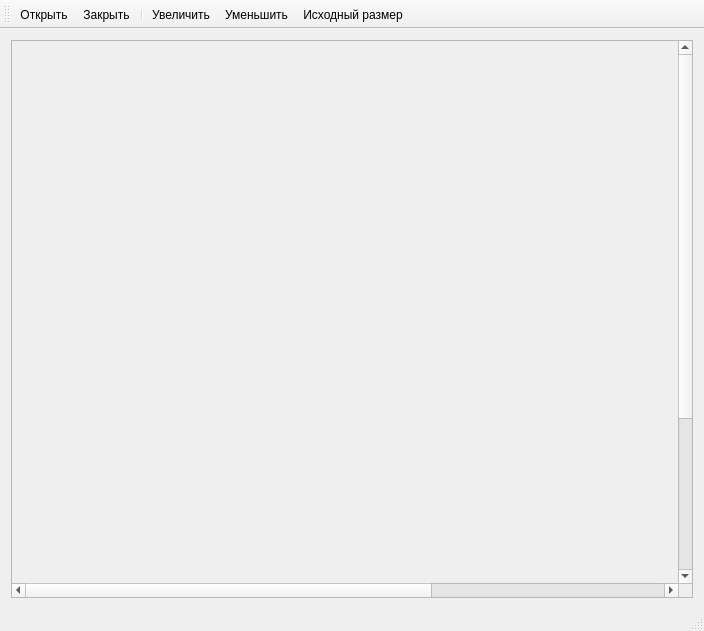
<?xml version="1.0" encoding="UTF-8"?>
<ui version="4.0">
 <class>MainWindow</class>
 <widget class="QMainWindow" name="MainWindow">
  <property name="geometry">
   <rect>
    <x>0</x>
    <y>0</y>
    <width>704</width>
    <height>631</height>
   </rect>
  </property>
  <property name="windowTitle">
   <string>Просмотр изображений</string>
  </property>
  <property name="windowIcon">
   <iconset resource="resourse.qrc">
    <normaloff>:/resourse/img/mainIcon.png</normaloff>:/resourse/img/mainIcon.png</iconset>
  </property>
  <widget class="QWidget" name="centralWidget">
   <layout class="QVBoxLayout" name="verticalLayout">
    <item>
     <widget class="QScrollArea" name="scrollArea">
      <property name="sizePolicy">
       <sizepolicy hsizetype="Preferred" vsizetype="Preferred">
        <horstretch>0</horstretch>
        <verstretch>0</verstretch>
       </sizepolicy>
      </property>
      <property name="minimumSize">
       <size>
        <width>0</width>
        <height>0</height>
       </size>
      </property>
      <property name="sizeAdjustPolicy">
       <enum>QAbstractScrollArea::AdjustIgnored</enum>
      </property>
      <property name="widgetResizable">
       <bool>false</bool>
      </property>
      <widget class="QWidget" name="scrollAreaWidgetContents">
       <property name="geometry">
        <rect>
         <x>0</x>
         <y>0</y>
         <width>1049</width>
         <height>766</height>
        </rect>
       </property>
       <property name="sizePolicy">
        <sizepolicy hsizetype="Ignored" vsizetype="Ignored">
         <horstretch>0</horstretch>
         <verstretch>0</verstretch>
        </sizepolicy>
       </property>
       <layout class="QVBoxLayout" name="verticalLayout_2">
        <item>
         <widget class="ScaledLabel" name="label">
          <property name="sizePolicy">
           <sizepolicy hsizetype="Preferred" vsizetype="Preferred">
            <horstretch>0</horstretch>
            <verstretch>0</verstretch>
           </sizepolicy>
          </property>
          <property name="text">
           <string/>
          </property>
         </widget>
        </item>
       </layout>
      </widget>
     </widget>
    </item>
   </layout>
  </widget>
  <widget class="QToolBar" name="mainToolBar">
   <property name="mouseTracking">
    <bool>false</bool>
   </property>
   <property name="iconSize">
    <size>
     <width>40</width>
     <height>40</height>
    </size>
   </property>
   <attribute name="toolBarArea">
    <enum>TopToolBarArea</enum>
   </attribute>
   <attribute name="toolBarBreak">
    <bool>false</bool>
   </attribute>
   <addaction name="action"/>
   <addaction name="action_2"/>
   <addaction name="separator"/>
   <addaction name="action_4"/>
   <addaction name="action_5"/>
   <addaction name="action_6"/>
  </widget>
  <widget class="QStatusBar" name="statusBar"/>
  <action name="action">
   <property name="icon">
    <iconset resource="resourse.qrc">
     <normaloff>:/resourse/img/Newfile.png</normaloff>:/resourse/img/Newfile.png</iconset>
   </property>
   <property name="text">
    <string>Открыть</string>
   </property>
  </action>
  <action name="action_2">
   <property name="icon">
    <iconset resource="resourse.qrc">
     <normaloff>:/resourse/img/closefile.png</normaloff>:/resourse/img/closefile.png</iconset>
   </property>
   <property name="text">
    <string>Закрыть</string>
   </property>
  </action>
  <action name="action_4">
   <property name="icon">
    <iconset resource="resourse.qrc">
     <normaloff>:/resourse/img/zoomIn.png</normaloff>:/resourse/img/zoomIn.png</iconset>
   </property>
   <property name="text">
    <string>Увеличить</string>
   </property>
  </action>
  <action name="action_5">
   <property name="icon">
    <iconset resource="resourse.qrc">
     <normaloff>:/resourse/img/zoomOut.png</normaloff>:/resourse/img/zoomOut.png</iconset>
   </property>
   <property name="text">
    <string>Уменьшить</string>
   </property>
  </action>
  <action name="action_6">
   <property name="icon">
    <iconset resource="resourse.qrc">
     <normaloff>:/resourse/img/startSize.png</normaloff>:/resourse/img/startSize.png</iconset>
   </property>
   <property name="text">
    <string>Исходный размер</string>
   </property>
  </action>
 </widget>
 <layoutdefault spacing="6" margin="11"/>
 <customwidgets>
  <customwidget>
   <class>ScaledLabel</class>
   <extends>QLabel</extends>
   <header location="global">ScaledLabel.h</header>
  </customwidget>
 </customwidgets>
 <resources>
  <include location="resourse.qrc"/>
 </resources>
 <connections/>
</ui>
